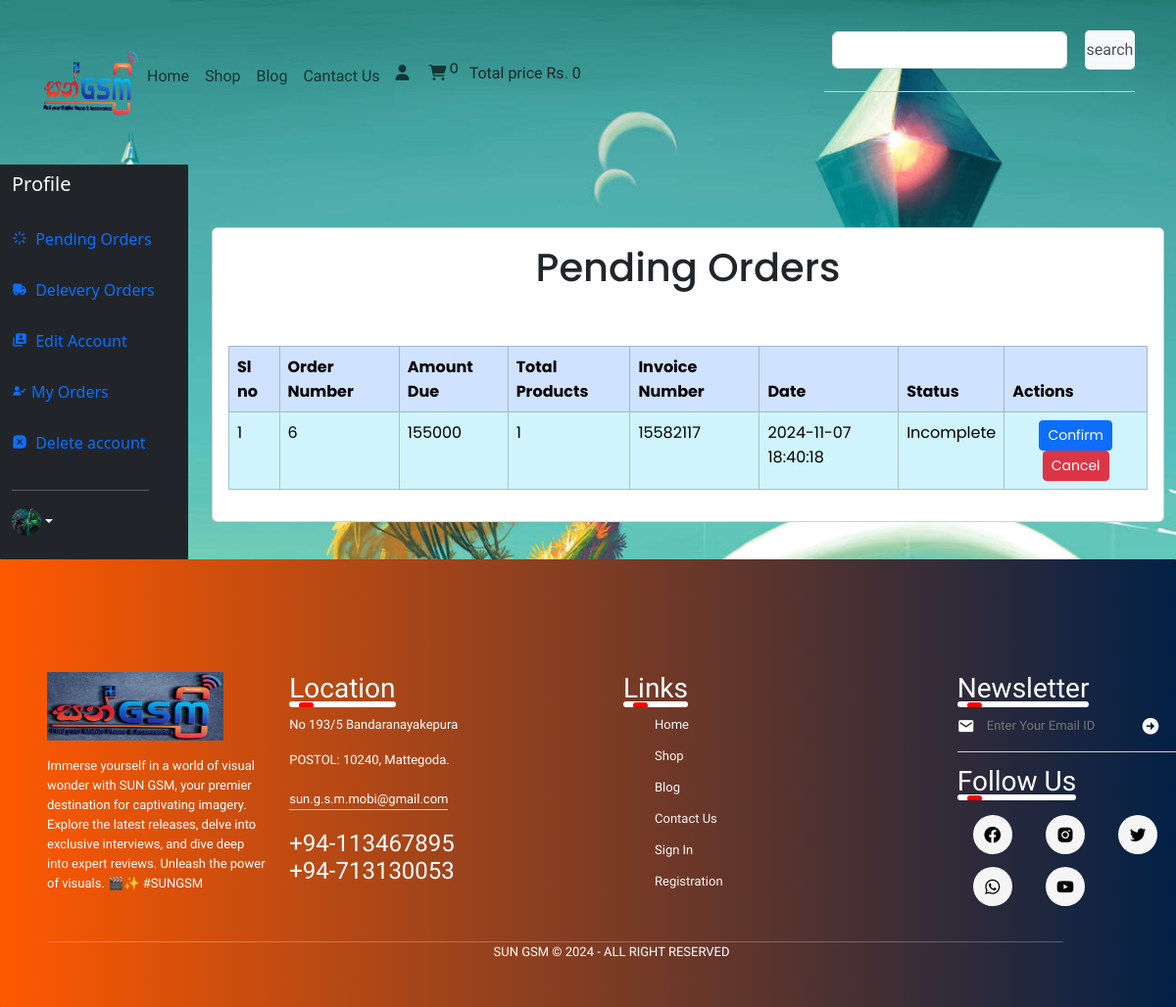
The page /user_panel/profile.php?pending_orders (signed in) on the database its author committed.
### tables this page shows
CREATE TABLE `user` (
  `user_id` int(11) NOT NULL,
  `username` varchar(250) NOT NULL,
  `user_email` varchar(100) NOT NULL,
  `password` varchar(255) NOT NULL,
  `user_image` varchar(100) NOT NULL,
  `user_ip` varchar(100) NOT NULL,
  `user_address` varchar(100) NOT NULL,
  `user_mobile` varchar(100) NOT NULL,
  `registration_at` timestamp NOT NULL DEFAULT current_timestamp() ON UPDATE current_timestamp()
);

CREATE TABLE `orders` (
  `order_id` int(11) NOT NULL,
  `user_id` int(11) NOT NULL,
  `amount_due` int(255) NOT NULL,
  `invoice_number` int(255) NOT NULL,
  `total_products` int(255) NOT NULL,
  `order_date` timestamp NOT NULL DEFAULT current_timestamp() ON UPDATE current_timestamp(),
  `order_status` varchar(255) NOT NULL,
  `email_sent` tinyint(1) DEFAULT 0,
  `sms_sent` tinyint(1) DEFAULT 0
);

CREATE TABLE `products` (
  `product_id` int(100) NOT NULL,
  `product_tittle` varchar(100) NOT NULL,
  `product_description` varchar(255) NOT NULL,
  `product_keyword` varchar(100) NOT NULL,
  `categorie_id` int(11) NOT NULL,
  `brand_id` int(11) NOT NULL,
  `product_image1` varchar(100) NOT NULL,
  `product_image2` varchar(100) NOT NULL,
  `product_image3` varchar(100) NOT NULL,
  `product_price` int(11) NOT NULL,
  `date` timestamp NOT NULL DEFAULT current_timestamp() ON UPDATE current_timestamp(),
  `status` varchar(100) NOT NULL
);

### user_panel/pending_orders.php (the view, shortened to what the rows shown need)
<?php
require_once('../functions/common_function.php');
?>
<!DOCTYPE html>
<html lang="en">
<head>
    <link href="https://unpkg.com/boxicons@2.1.4/css/boxicons.min.css" rel="stylesheet" />
    <link rel="stylesheet" href="./user_page.css" />
    <link href="https://cdn.jsdelivr.net/npm/bootstrap@5.3.3/dist/css/bootstrap.min.css" rel="stylesheet"
 />
    <link rel="stylesheet" href="https://cdnjs.cloudflare.com/ajax/libs/font-awesome/6.5.1/css/all.min.css"
 />
    <link rel="stylesheet" href="https://cdnjs.cloudflare.com/ajax/libs/toastr.js/latest/toastr.min.css"
 />
</head>
<body>
    <?php
    $username = $_SESSION['username'];
    $get_user = "SELECT * FROM `user` WHERE username='$username'";
    $result = mysqli_query($con, $get_user);
    $row_fetch = mysqli_fetch_assoc($result);
    $user_id = $row_fetch['user_id'];
    ?>
    <div class="container mt-5">
        <div class="d-flex justify-content-center" style="border-radius: 15px; font-family:Poppins;">
            <div class="card" style="width:100%;">
                <div class="card-body">
                    <?php
                    $get_orders_details = "SELECT * FROM `orders` WHERE user_id='$user_id'";
                    $result_orders = mysqli_query($con, $get_orders_details);
                    $order_count = mysqli_num_rows($result_orders);
                    $sl_order = 1;
                    if ($order_count > 0) {
                        echo " <h1 class='text-center'>Pending Orders</h1>";
                        echo '<div class="table-responsive">';
                        echo '<table class="table table-bordered mt-5">';
                        echo '<thead class="table-primary">';
                        echo '<tr>';
                        echo '<th scope="col">Sl no</th>';
                        echo '<th scope="col">Order Number</th>';
                        echo '<th scope="col">Amount Due</th>';
                        echo '<th scope="col">Total Products</th>';
                        echo '<th scope="col">Invoice Number</th>';
                        echo '<th scope="col">Date</th>';
                        echo '<th scope="col">Status</th>';
                        echo '<th scope="col">Actions</th>';
                        echo '</tr>';
                        echo '</thead>';
                        echo '<tbody>';
                        while ($row_orders = mysqli_fetch_assoc($result_orders)) {
                            $order_id = $row_orders['order_id'];
                            $order_amount_due = $row_orders['amount_due'];
                            $order_invoice_number = $row_orders['invoice_number'];
                            $order_order_date = $row_orders['order_date'];
                            $order_status = $row_orders['order_status'];
                            $get_pending_orders = "
            SELECT op.product_id, op.quantity, p.product_price
            FROM `orders_pending` op
            JOIN `products` p ON op.product_id = p.product_id
            WHERE op.order_id='$order_id'";
                            $result_pending_orders = mysqli_query($con, $get_pending_orders);
                            $calculated_total_products = 0;
                            while ($row_pending_orders = mysqli_fetch_assoc($result_pending_orders)) {
                                $single_product_price = $row_pending_orders['product_price'];
                                if ($single_product_price > 0) {
                                    $calculated_total_products = $order_amount_due / $single_product_price;
                                } else {
                                    $calculated_total_products = 0;
                                }
                            }
                            if ($order_status == 'Pending') {
                                $order_status_display = "Incomplete";
                                echo "
                <tr class='table-info'>
                    <td>$sl_order</td>
                    <td>$order_id</td>
                    <td>$order_amount_due</td>
                    <td>" . round($calculated_total_products) . "</td>
                    <td>$order_invoice_number</td>
                    <td>$order_order_date</td>
                    <td>$order_status_display</td>
                    <td class='text-center'>
                        <a href='./checkout.php?order_id=$order_id' class='btn btn-primary btn-sm'>Confirm</a>
                        <a href='./cancel_order.php?order_id=$order_id' class='btn btn-danger btn-sm' onclick=\"return confirm('Are you sure you want to cancel this order?');\">Cancel</a>
                    </td>
                </tr>";
                                $sl_order++;
                            }
                        }
                        echo '</tbody>';
                        echo '</table>';
                        echo '</div>';
                    } else {
                        echo "<div class='alert alert-warning' role='alert'>
        No pending orders found.
    </div>";
                    }
                    ?>
                </div>
            </div>
        </div>
    </div>
</body>
</html>

### user_panel/profile.php (shortened to what the rows shown need)
<?php
include('../functions/common_function.php');
?>
<!DOCTYPE html>
<html lang="en">
<head>
    <link href="https://unpkg.com/boxicons@2.1.4/css/boxicons.min.css" rel="stylesheet" />
    <link rel="stylesheet" href="./user_page.css" />
    <link href="https://cdn.jsdelivr.net/npm/bootstrap@5.3.3/dist/css/bootstrap.min.css" rel="stylesheet"
 />
    <link rel="stylesheet" href="https://cdnjs.cloudflare.com/ajax/libs/font-awesome/6.5.1/css/all.min.css"
 />
    <link rel="stylesheet" href="https://cdnjs.cloudflare.com/ajax/libs/toastr.js/latest/toastr.min.css"
 />
</head>
</head>
<body>
    <div class="">
        <div class="row flex-nowrap">
            <div class="col-auto col-md-3 col-xl-2 px-sm-2 px-0 bg-dark">
                <div class="d-flex flex-column align-items-center align-items-sm-start px-3 pt-2 text-white min-vh-20">
                    <div class="d-flex align-items-center pb-3 mb-md-0 me-md-auto text-white text-decoration-none">
                        <h1 class="fs-5 d-none d-sm-inline">Profile</h1>
                    </div>
                    <div class="dropdown pb-4">
                        <a href="#" class="d-flex align-items-center text-white text-decoration-none dropdown-toggle"
                            id="dropdownUser1" data-bs-toggle="dropdown" aria-expanded="false">
                            <?php
                            if (!isset($_SESSION['username'])) {
                                echo " <span class='d-none d-sm-inline mx-1'>Guest</span>";
                            } else {
                                $username = $_SESSION['username'];
                                $user_image = "SELECT * FROM `user` WHERE username='$username'";
                                $user_image = mysqli_query($con, $user_image);
                                $row_image = mysqli_fetch_array($user_image);
                                $user_image = $row_image['user_image'];
                                echo "<img src='../user_panel/user_images/$user_image' alt='User Avatar' width='30' height='30'
                                class='rounded-circle'>";
                            }
                            ?>
                        </a>
                    </div>
                </div>
            </div>
            <div class="col py-3 text-white">
                <div>
                    <?php
                    if (isset($_GET['pending_orders'])) {
                        include('pending_orders.php');
                    }
                    ?>
                </div>
            </div>
        </div>
</body>
</html>

### rows shown on the page
user: user_image (picture)
orders: order_id "6", amount_due "155000", amount_due.product_price "1", invoice_number "15582117", order_date "2024-11-07 18:40:18", order_status "Incomplete"

### other values the page prints
$count_cart_items "0"
$total_price "0"
